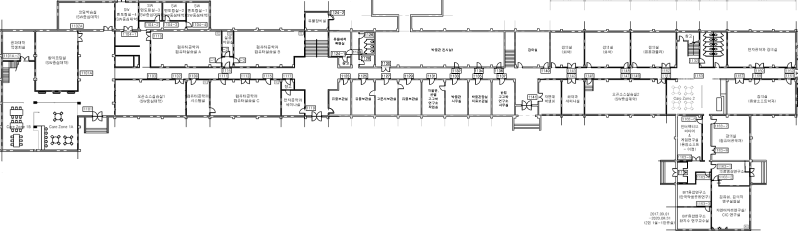
#> input picture server/MapDisplay.png, 1596 x 462 px (shown at 1/2 size)
$ python draw.py
#> lines starting #> are read from the running program, lines starting #| are printed output that depends on the picture
import matplotlib.pyplot as plt
import currentlocation as loc
import time
import threading

#written by 김보라_2020
GUI_FILE_NAME = "draw.txt"

im = plt.imread("MapDisplay.png")
#> im is the input picture: shape (462, 1596, 4) float32; mean R, G, B, A 0.933, 0.933, 0.933, 1
#implot = plt.imshow(im)
plt.imshow(im)

MODE_FINGERPRINT = 1
MODE_KNN = 2
MODE_TRILATERATION = 3

"""
삼변측량을 하면, 지정된 영역 내에서의 위치를 알려 주니까,
해당 영역의 (0,0)에 해당하는 현실 위치를 다시 더해줘야
전체 지도 내에서의 위치를 알 수 있다.
이 때 더해주는 값이 아래와 같다.
"""
TRI_REALx_OFFSET = 14.7
TRI_REALy_OFFSET = 5.7
cnt = 0

# 화면 좌측 상단이 (0,0) 으로 시작하는 지점이다.
def func(mode, id, REALx, REALy):
    plt.clf()
    plt.imshow(im)

    IMGWIDTH = 1596
    REALWIDTH = 152.8

    IMGHEIGHT = 462
    REALHEIGHT = 44.2

    if mode == MODE_TRILATERATION:
        REALx += TRI_REALx_OFFSET
        REALy += TRI_REALy_OFFSET

    gui_x = REALx * IMGWIDTH / REALWIDTH
    gui_y = REALy * IMGHEIGHT / REALHEIGHT

    if id == 1:
        loc.aGUILocation = [gui_x, gui_y]
        # print("aLocation을 업데이트 합니다.")
        print(loc.aGUILocation)
    elif id == 2:
        loc.bGUILocation = [gui_x, gui_y]
        # print("bLocation을 업데이트 합니다.")
        print(loc.bGUILocation)
    else:
        assert False, "잘못된 ID 값입니다."

    plt.plot(loc.aGUILocation[0], loc.aGUILocation[1], 'ro', alpha=0.75)
    # print("plot:")
    # print(loc.aGUILocation)
    plt.plot(loc.bGUILocation[0], loc.bGUILocation[1], 'bo', alpha=0.75)
    # print("plot:")
    # print(loc.bGUILocation)

def GUI():
    global cnt
    GUI_FILE_NAME = "draw.txt"

    time.sleep(4)
    while True:
        f = open(GUI_FILE_NAME, 'r')
        line = f.readline()
        line = line.strip()
        data = str(line).split(':')
        mode = int(data[0])
        user_id = int(data[1])
        REALx = float(data[2])
        REALy = float(data[3])
        f.close()

        func(mode, user_id, REALx, REALy)

        if cnt != 0:
            print('show block')
            plt.show(block=False)
        time.sleep(0.2)
        cnt += 1

func(1, 1, 0, 0)
func(1, 2, 0, 0)

t = threading.Thread(target=GUI)
t.start()

#while True:
#    try:
plt.show()
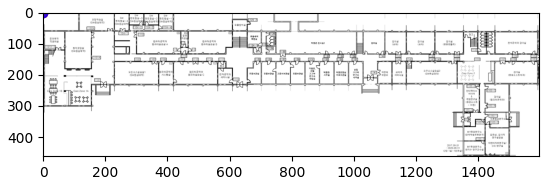
#> figure drawn by matplotlib, 1 panel
# [9 lines of commented-out code are left out]
"""

func(1, 1, 29, 14.4)
print("1번 좌표 업데이트")

func(1, 2, 60.5, 17)
print("2번 좌표 업데이트")

func(1, 1, 39, 14.4)
print("1번 좌표 업데이트")

func(1, 1, 35, 14.5)
print("1번 좌표 업데이트")

func(1, 1, 32, 18.4)
print("1번 좌표 업데이트")

func(3, 2, 0, 0)
print("2번 좌표 업데이트")

"""
